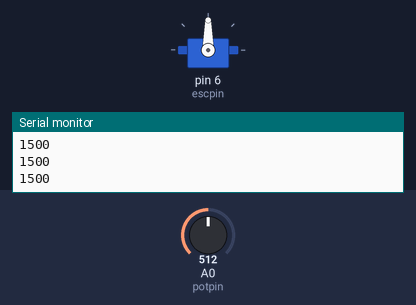
The sketch below on a simulated Arduino Uno, built with avr-gcc and run on an emulated ATmega328P. Shown: servo, the last lines printed to the serial monitor. Inputs (shaded band) come from the test bench; at power-on: A0 (potpin) = 512.

Above: at 1.7 s.
1.8 s: A0 (potpin) set to 716
At 2.9 s:
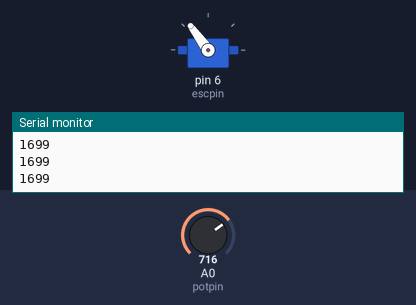
3.3 s: A0 (potpin) set to 900
At 4.3 s:
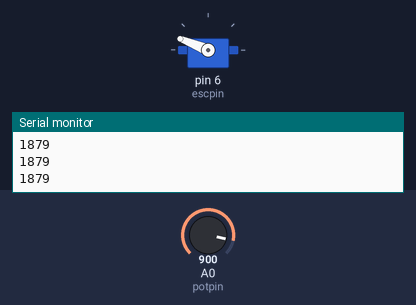
4.8 s: A0 (potpin) set to 1010
At 5.7 s:
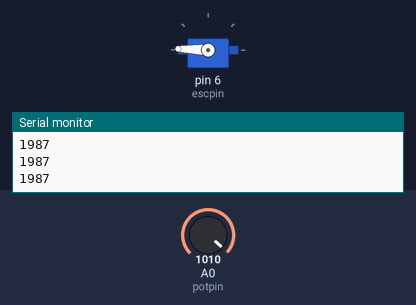
6.3 s: A0 (potpin) set to 1023
At 7.1 s:
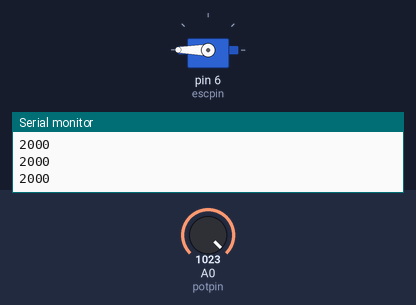
7.8 s: A0 (potpin) set to 306
At 8.5 s:
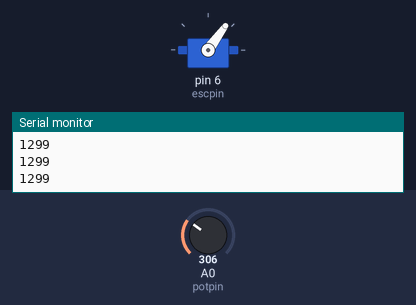
9.3 s: A0 (potpin) set to 511
At 9.9 s:
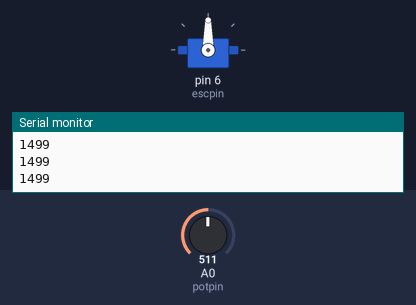
Timing chart, 0 to 11.8 s (numbered marks = the images above; inputs shaded):
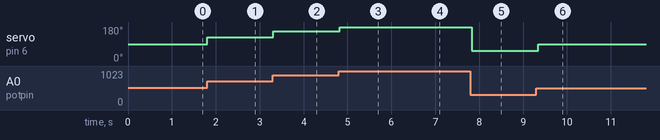

The sketch:

escTest.ino
```cpp
//import lib
#include <Servo.h>
//create object
Servo esc;
//esc settings
int minpulse = 1000;
int maxpulse = 2000;
int escpin = 6;
//joystick settings
int throttle = 0;
int potpin = A0;
int potvalue = 0;

void setup() {
  // put your setup code here, to run once:
  Serial.begin(9600);
  Serial.println("start");
  esc.attach(escpin, minpulse, maxpulse);
  delay(500);
}

void loop() {
  // put your main code here, to run repeatedly:
  //read pot data
  potvalue = analogRead(potpin);
  //convert pot data
  throttle = map(potvalue, 0, 1023, 1000, 2000);
  //write to esc
  Serial.println(throttle);
  esc.writeMicroseconds(throttle);
  delay(100);

}
```

Measured:
- after the input at 1.8 s, servo on pin 6 (escpin): 90° → 126° at once
- after the input at 3.3 s, servo on pin 6 (escpin): 126° → 158° at once
- after the input at 4.8 s, servo on pin 6 (escpin): 158° → 178° at once
- after the input at 6.3 s, servo on pin 6 (escpin): 178° → 180° at once
- after the input at 7.8 s, servo on pin 6 (escpin): 180° → 54° at once
- after the input at 9.3 s, servo on pin 6 (escpin): 54° → 90° at once
